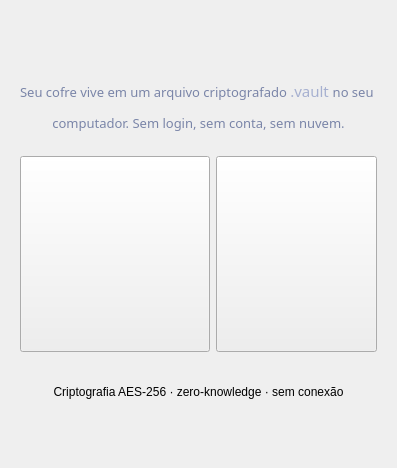
      <widget class="QWidget" name="pageWelcome">
       <layout class="QVBoxLayout" name="verticalLayout">
        <item>
         <widget class="QFrame" name="frame">
          <property name="frameShape">
           <enum>QFrame::Shape::NoFrame</enum>
          </property>
          <property name="frameShadow">
           <enum>QFrame::Shadow::Raised</enum>
          </property>
         </widget>
        </item>
        <item>
         <widget class="QFrame" name="frame_9">
          <property name="sizePolicy">
           <sizepolicy hsizetype="Preferred" vsizetype="Fixed">
            <horstretch>0</horstretch>
            <verstretch>0</verstretch>
           </sizepolicy>
          </property>
          <property name="font">
           <font>
            <pointsize>12</pointsize>
           </font>
          </property>
          <property name="frameShape">
           <enum>QFrame::Shape::NoFrame</enum>
          </property>
          <property name="frameShadow">
           <enum>QFrame::Shadow::Raised</enum>
          </property>
          <layout class="QVBoxLayout" name="verticalLayout_6">
           <item>
            <spacer name="verticalSpacer_2">
             <property name="orientation">
              <enum>Qt::Orientation::Vertical</enum>
             </property>
             <property name="sizeType">
              <enum>QSizePolicy::Policy::Minimum</enum>
             </property>
             <property name="sizeHint" stdset="0">
              <size>
               <width>10</width>
               <height>10</height>
              </size>
             </property>
            </spacer>
           </item>
           <item>
            <widget class="QLabel" name="label_11">
             <property name="text">
              <string/>
             </property>
             <property name="pixmap">
              <pixmap>:/images/logo_kep.png</pixmap>
             </property>
             <property name="scaledContents">
              <bool>false</bool>
             </property>
             <property name="alignment">
              <set>Qt::AlignmentFlag::AlignHCenter|Qt::AlignmentFlag::AlignTop</set>
             </property>
            </widget>
           </item>
           <item>
            <spacer name="verticalSpacer_3">
             <property name="orientation">
              <enum>Qt::Orientation::Vertical</enum>
             </property>
             <property name="sizeType">
              <enum>QSizePolicy::Policy::Expanding</enum>
             </property>
             <property name="sizeHint" stdset="0">
              <size>
               <width>10</width>
               <height>20</height>
              </size>
             </property>
            </spacer>
           </item>
           <item alignment="Qt::AlignmentFlag::AlignBottom">
            <widget class="QLabel" name="label_10">
             <property name="font">
              <font>
               <family>ui-monospace</family>
               <pointsize>10</pointsize>
              </font>
             </property>
             <property name="styleSheet">
              <string notr="true">font-family: ui-monospace, &quot;SF Mono&quot;, Menlo, Monaco, monospace;
color: rgb(122, 133, 168);</string>
             </property>
             <property name="text">
              <string>&lt;html&gt;&lt;head/&gt;&lt;body&gt;&lt;p align=&quot;center&quot;&gt;Seu cofre vive em um arquivo criptografado &lt;span style=&quot; font-size:11pt; color:#a6b0d0;&quot;&gt;.vault &lt;/span&gt;no seu &lt;/p&gt;&lt;p align=&quot;center&quot;&gt;computador. Sem login, sem conta, sem nuvem.&lt;/p&gt;&lt;/body&gt;&lt;/html&gt;</string>
             </property>
             <property name="alignment">
              <set>Qt::AlignmentFlag::AlignCenter</set>
             </property>
            </widget>
           </item>
          </layout>
         </widget>
        </item>
        <item>
         <widget class="QFrame" name="frame_3">
          <property name="frameShape">
           <enum>QFrame::Shape::NoFrame</enum>
          </property>
          <property name="frameShadow">
           <enum>QFrame::Shadow::Raised</enum>
          </property>
          <layout class="QHBoxLayout" name="horizontalLayout_3">
           <item>
            <layout class="QHBoxLayout" name="horizontalLayout_2">
             <item>
              <widget class="QPushButton" name="btn_create_cofre">
               <property name="sizePolicy">
                <sizepolicy hsizetype="Fixed" vsizetype="Fixed">
                 <horstretch>0</horstretch>
                 <verstretch>0</verstretch>
                </sizepolicy>
               </property>
               <property name="minimumSize">
                <size>
                 <width>190</width>
                 <height>196</height>
                </size>
               </property>
               <property name="maximumSize">
                <size>
                 <width>196</width>
                 <height>196</height>
                </size>
               </property>
               <property name="font">
                <font>
                 <pointsize>8</pointsize>
                </font>
               </property>
              </widget>
             </item>
             <item>
              <widget class="QPushButton" name="btn_open_cofre">
               <property name="sizePolicy">
                <sizepolicy hsizetype="Preferred" vsizetype="Preferred">
                 <horstretch>0</horstretch>
                 <verstretch>0</verstretch>
                </sizepolicy>
               </property>
               <property name="maximumSize">
                <size>
                 <width>196</width>
                 <height>196</height>
                </size>
               </property>
               <property name="text">
                <string/>
               </property>
              </widget>
             </item>
            </layout>
           </item>
          </layout>
         </widget>
        </item>
        <item>
         <widget class="QFrame" name="frame_2">
          <property name="frameShape">
           <enum>QFrame::Shape::NoFrame</enum>
          </property>
          <property name="frameShadow">
           <enum>QFrame::Shadow::Raised</enum>
          </property>
          <layout class="QVBoxLayout" name="verticalLayout_2">
           <item>
            <widget class="QFrame" name="frame_4">
             <property name="frameShape">
              <enum>QFrame::Shape::NoFrame</enum>
             </property>
             <property name="frameShadow">
              <enum>QFrame::Shadow::Raised</enum>
             </property>
             <layout class="QHBoxLayout" name="horizontalLayout_4">
              <item alignment="Qt::AlignmentFlag::AlignTop">
               <widget class="QLabel" name="label">
                <property name="text">
                 <string>Criptografia AES-256 · zero-knowledge · sem conexão</string>
                </property>
                <property name="alignment">
                 <set>Qt::AlignmentFlag::AlignCenter</set>
                </property>
               </widget>
              </item>
             </layout>
            </widget>
           </item>
           <item>
            <spacer name="verticalSpacer">
             <property name="orientation">
              <enum>Qt::Orientation::Vertical</enum>
             </property>
             <property name="sizeType">
              <enum>QSizePolicy::Policy::Preferred</enum>
             </property>
             <property name="sizeHint" stdset="0">
              <size>
               <width>20</width>
               <height>40</height>
              </size>
             </property>
            </spacer>
           </item>
          </layout>
         </widget>
        </item>
       </layout>
      </widget>
